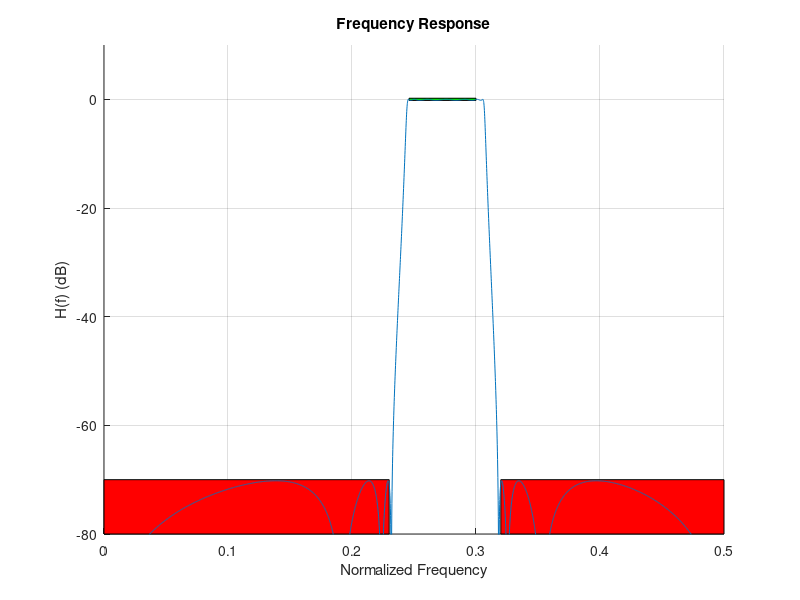
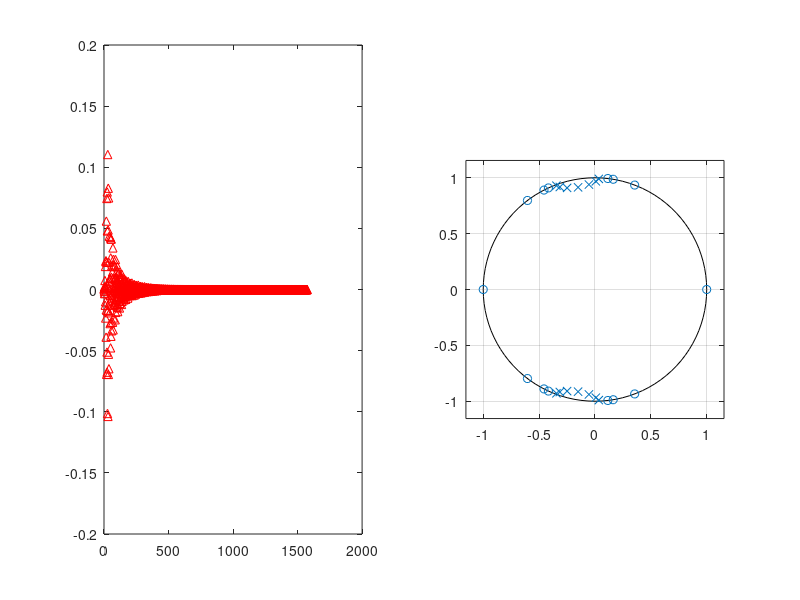

Write MATLAB code to recreate these figures, in order.
%ECE 486 Lab 5
%Group Members: Dylan Godwin, Mark Hebert, Joel Castro, Cameron McGary
%4/7/2010
%Description: This MATLAB script is used to design IIR filter 

clf

%% Filter Design Section
%Uncomment different design types to switch between

%Define filter order, frequency, stopbands
Fs = 50e3;
N = 8*1024;
n = 7;                               %Filter order
Wn = [12.25e3/(Fs/2) 15.3e3/(Fs/2)]; %Passband is wn1 < passband < wn2

% %Butterworth
% [b, a] = butter(n, Wn);

%Elliptical
%[b,a] = ellip(n,Rp,Rs,Wp,'ftype')
%N = filter order, Filter order will be 2N if band-pass
%Rp = passband ripple (peak to peak, dB)
%Rs = Minimum stopband attenuation (dB)
%Wp = band-limiter, if Wp is 2 element, will create a pass/stopband filter

[b, a] = ellip(n, .2, 70.2, Wn);


% %Chebyshev 1
% %[b,a] = cheby1(n,R,Wp,'ftype') %R = ripple in passband (dB)
% [b,a] = cheby1(n, .2, Wn);

% %Chebyshev 2
% %[b,a] = cheby2(n,R,Wp,'ftype') %R = stopband ripple (dB)
% [b,a] = cheby2(n, .2, Wn);


f = (0:N-1)/N;
f(N/2+1+1:end) = f(N/2+1+1:end)-1;  %Split function in half
H = fft(b,N)./fft(a,N); %Creates the transfer function




%% Plots Section

%%Patch in desired response gain 
figure(1)
%Patch in PASSBANDS
patch([12.3e3/Fs 12.3e3/Fs 15e3/Fs 15e3/Fs], [-.2 .2 .2 -.2], 'g');
hold on

%Patch in STOPBANDS
patch([0 0 11.5e3/Fs 11.5e3/Fs], [-80 -70 -70 -80], 'r');
patch([16e3/Fs 16e3/Fs .5 .5], [-80 -70 -70 -80], 'r');
hold on
% Plot Frequency Response
plot(f, 20*log10(abs(H)));
xlabel('Normalized Frequency')
ylabel('H(f) (dB)')
title('Frequency Response')
grid on;
axis([0 .5 -80 10])

%Plot Impulse Response
figure(2)
subplot(1,2,1)
impz(b,a)

%Plot Poles/Zeros
subplot(1,2,2)
zplane(b,a)



